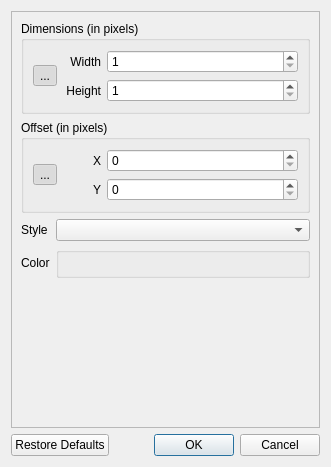
<?xml version="1.0" encoding="UTF-8"?>
<ui version="4.0">
 <class>GridSettingsDialog</class>
 <widget class="QDialog" name="GridSettingsDialog">
  <property name="geometry">
   <rect>
    <x>0</x>
    <y>0</y>
    <width>331</width>
    <height>467</height>
   </rect>
  </property>
  <property name="windowTitle">
   <string>Grid Settings</string>
  </property>
  <layout class="QVBoxLayout" name="verticalLayout">
   <item>
    <widget class="QScrollArea" name="scrollArea">
     <property name="widgetResizable">
      <bool>true</bool>
     </property>
     <widget class="QWidget" name="scrollAreaWidgetContents">
      <property name="geometry">
       <rect>
        <x>0</x>
        <y>0</y>
        <width>305</width>
        <height>401</height>
       </rect>
      </property>
      <layout class="QGridLayout" name="gridLayout">
       <item row="4" column="0" colspan="2">
        <spacer name="verticalSpacer">
         <property name="orientation">
          <enum>Qt::Orientation::Vertical</enum>
         </property>
         <property name="sizeHint" stdset="0">
          <size>
           <width>20</width>
           <height>40</height>
          </size>
         </property>
        </spacer>
       </item>
       <item row="3" column="0">
        <widget class="QLabel" name="label_Color">
         <property name="sizePolicy">
          <sizepolicy hsizetype="Maximum" vsizetype="Preferred">
           <horstretch>0</horstretch>
           <verstretch>0</verstretch>
          </sizepolicy>
         </property>
         <property name="text">
          <string>Color</string>
         </property>
        </widget>
       </item>
       <item row="2" column="1">
        <widget class="NoScrollComboBox" name="comboBox_Style">
         <property name="editable">
          <bool>false</bool>
         </property>
         <property name="sizeAdjustPolicy">
          <enum>QComboBox::SizeAdjustPolicy::AdjustToContentsOnFirstShow</enum>
         </property>
         <property name="minimumContentsLength">
          <number>0</number>
         </property>
        </widget>
       </item>
       <item row="2" column="0">
        <widget class="QLabel" name="label_Style">
         <property name="sizePolicy">
          <sizepolicy hsizetype="Maximum" vsizetype="Preferred">
           <horstretch>0</horstretch>
           <verstretch>0</verstretch>
          </sizepolicy>
         </property>
         <property name="text">
          <string>Style</string>
         </property>
        </widget>
       </item>
       <item row="0" column="0" colspan="2">
        <widget class="QGroupBox" name="groupBox_Dimensions">
         <property name="title">
          <string>Dimensions (in pixels)</string>
         </property>
         <layout class="QGridLayout" name="gridLayout_2" columnstretch="1,1,5">
          <item row="0" column="0" rowspan="2">
           <widget class="QToolButton" name="button_LinkDimensions">
            <property name="text">
             <string>...</string>
            </property>
            <property name="icon">
             <iconset resource="../resources/images.qrc">
              <normaloff>:/icons/link_broken.ico</normaloff>
              <normalon>:/icons/link.ico</normalon>:/icons/link_broken.ico</iconset>
            </property>
            <property name="checkable">
             <bool>true</bool>
            </property>
            <property name="checked">
             <bool>true</bool>
            </property>
            <property name="popupMode">
             <enum>QToolButton::ToolButtonPopupMode::InstantPopup</enum>
            </property>
            <property name="autoRaise">
             <bool>true</bool>
            </property>
           </widget>
          </item>
          <item row="1" column="2">
           <widget class="NoScrollSpinBox" name="spinBox_Height">
            <property name="minimum">
             <number>1</number>
            </property>
           </widget>
          </item>
          <item row="1" column="1">
           <widget class="QLabel" name="label_Height">
            <property name="text">
             <string>Height</string>
            </property>
            <property name="alignment">
             <set>Qt::AlignmentFlag::AlignRight|Qt::AlignmentFlag::AlignTrailing|Qt::AlignmentFlag::AlignVCenter</set>
            </property>
           </widget>
          </item>
          <item row="0" column="1">
           <widget class="QLabel" name="label_Width">
            <property name="text">
             <string>Width</string>
            </property>
            <property name="alignment">
             <set>Qt::AlignmentFlag::AlignRight|Qt::AlignmentFlag::AlignTrailing|Qt::AlignmentFlag::AlignVCenter</set>
            </property>
           </widget>
          </item>
          <item row="0" column="2">
           <widget class="NoScrollSpinBox" name="spinBox_Width">
            <property name="minimum">
             <number>1</number>
            </property>
           </widget>
          </item>
         </layout>
        </widget>
       </item>
       <item row="1" column="0" colspan="2">
        <widget class="QGroupBox" name="groupBox_Offset">
         <property name="title">
          <string>Offset (in pixels)</string>
         </property>
         <layout class="QGridLayout" name="gridLayout_3" columnstretch="1,1,5">
          <item row="1" column="1">
           <widget class="QLabel" name="label_Y">
            <property name="text">
             <string>Y</string>
            </property>
            <property name="alignment">
             <set>Qt::AlignmentFlag::AlignRight|Qt::AlignmentFlag::AlignTrailing|Qt::AlignmentFlag::AlignVCenter</set>
            </property>
           </widget>
          </item>
          <item row="0" column="1">
           <widget class="QLabel" name="label_X">
            <property name="text">
             <string>X</string>
            </property>
            <property name="alignment">
             <set>Qt::AlignmentFlag::AlignRight|Qt::AlignmentFlag::AlignTrailing|Qt::AlignmentFlag::AlignVCenter</set>
            </property>
           </widget>
          </item>
          <item row="1" column="2">
           <widget class="NoScrollSpinBox" name="spinBox_Y"/>
          </item>
          <item row="0" column="2">
           <widget class="NoScrollSpinBox" name="spinBox_X"/>
          </item>
          <item row="0" column="0" rowspan="2">
           <widget class="QToolButton" name="button_LinkOffsets">
            <property name="text">
             <string>...</string>
            </property>
            <property name="icon">
             <iconset resource="../resources/images.qrc">
              <normaloff>:/icons/link_broken.ico</normaloff>
              <normalon>:/icons/link.ico</normalon>:/icons/link_broken.ico</iconset>
            </property>
            <property name="checkable">
             <bool>true</bool>
            </property>
            <property name="checked">
             <bool>true</bool>
            </property>
            <property name="popupMode">
             <enum>QToolButton::ToolButtonPopupMode::InstantPopup</enum>
            </property>
            <property name="autoRaise">
             <bool>true</bool>
            </property>
           </widget>
          </item>
         </layout>
        </widget>
       </item>
       <item row="3" column="1">
        <widget class="ColorInputWidget" name="colorInput">
         <property name="title">
          <string/>
         </property>
        </widget>
       </item>
      </layout>
     </widget>
    </widget>
   </item>
   <item>
    <widget class="QDialogButtonBox" name="buttonBox">
     <property name="orientation">
      <enum>Qt::Orientation::Horizontal</enum>
     </property>
     <property name="standardButtons">
      <set>QDialogButtonBox::StandardButton::Cancel|QDialogButtonBox::StandardButton::Ok|QDialogButtonBox::StandardButton::RestoreDefaults</set>
     </property>
    </widget>
   </item>
  </layout>
 </widget>
 <customwidgets>
  <customwidget>
   <class>NoScrollSpinBox</class>
   <extends>QSpinBox</extends>
   <header>noscrollspinbox.h</header>
  </customwidget>
  <customwidget>
   <class>NoScrollComboBox</class>
   <extends>QComboBox</extends>
   <header>noscrollcombobox.h</header>
  </customwidget>
  <customwidget>
   <class>ColorInputWidget</class>
   <extends>QGroupBox</extends>
   <header>colorinputwidget.h</header>
   <container>1</container>
  </customwidget>
 </customwidgets>
 <resources>
  <include location="../resources/images.qrc"/>
 </resources>
 <connections/>
</ui>
